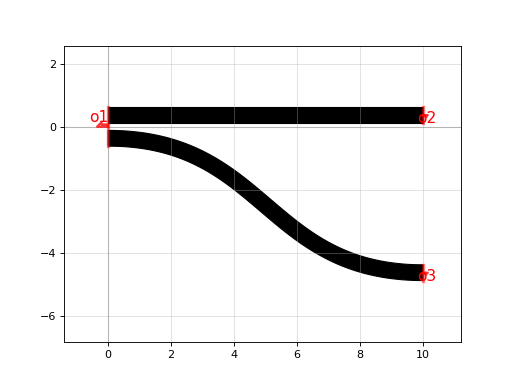

This chart was generated by the following Python code:
import gdsfactory as gf

c = gf.components.coupler_asymmetric(gap=0.234, dy=5.0, dx=10.0)
c.plot()
